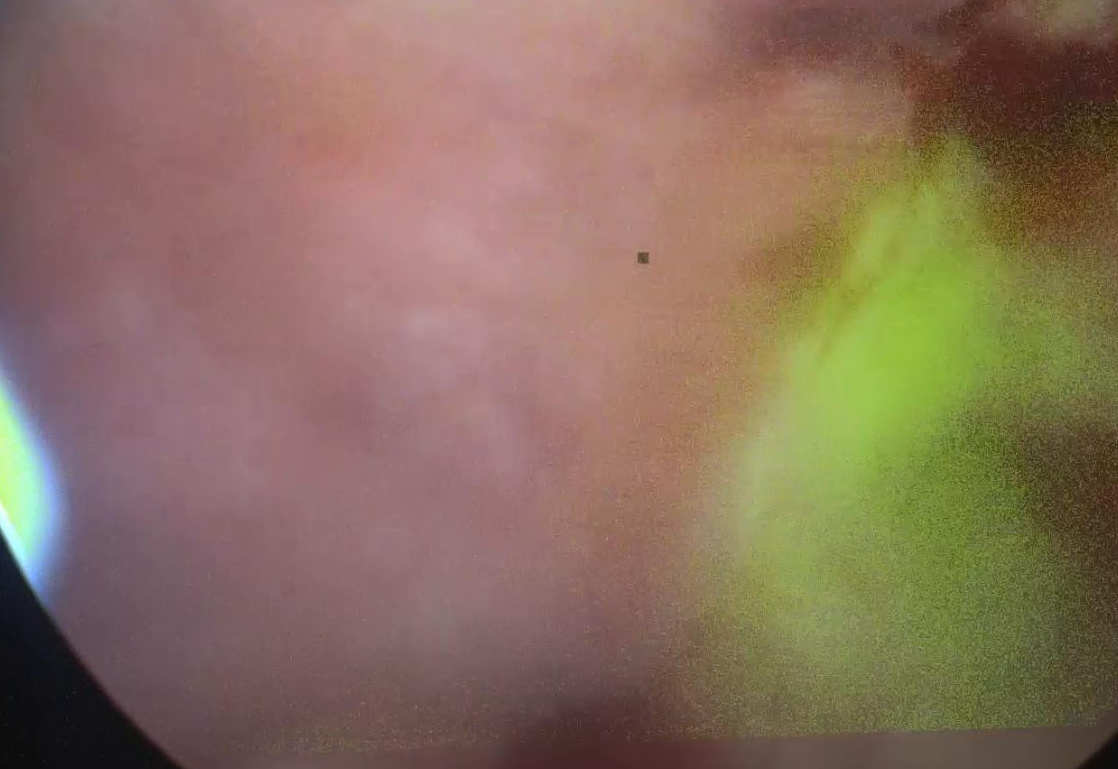
#> input picture balanceoRE/DM/2/00292.jpg, 1118 x 769 px; its folder holds only this picture in this run
$ python cutNotRe.py   (older library calls are emulated)
#> lines starting #> are read from the running program, lines starting #| are printed output that depends on the picture
# -*- coding: utf-8 -*-
"""
Created on Sat Aug  3 17:36:19 2019

@author: Usuario
"""
from pathlib import Path
datafolder=Path("C:/Users/Nataly/Documents/Trabajo-de-grado_Artefactos/balanceoRE/txt")
import sys
sys.path.insert(1,'C:/Users/Nataly/Documents/Trabajo-de-grado_Artefactos/TODAAS')

#from readimg import read_img
import cv2
import numpy as np
import glob
from yolovoc import yolo2voc
from readboxes import read_boxes
from matplotlib import pyplot as plt
from rOI import ROI

#tamañoA = []
#tamañoB = []

for image in glob.glob('*.jpg'):
    # image = '00002.jpg'
    im = cv2.imread(image)
#> im is the input picture: shape (769, 1118, 3); mean B, G, R 93.5, 112, 136.7
# [16 lines of commented-out code are left out]
    a,b,ch = im.shape
#> a = 769; b = 1118; ch = 3
    tamañoA = 48
    tamañoB = 46
    vecesA = int(a/tamañoA)
#> vecesA = 16
    vecesB = int(b/tamañoB)
#> vecesB = 24
    re=0
    for f in range(0,a-tamañoA,tamañoA):
        for c in range(0,b-tamañoB,tamañoB):
            cropped = im[f:f+tamañoA,c:c+tamañoB]

            #test2[f:f+tamañoA,c:c+tamañoB]=test[f:f+tamañoA,c:c+tamañoB]
            if c==tamañoB*vecesB-tamañoB:
                cropped = im[f:f+tamañoA,c:]

                #test2[f:f+tamañoA,c:]=test[f:f+tamañoA,c:]
            if f==tamañoA*vecesA-tamañoA:
                 #print('ola')
                 if c==tamañoB*vecesB-tamañoB:
                    cropped = im[f:,c:]

                     #test2[f:,c:]=test[f:,c:]
                 else:
                     cropped = im[f:,c:c+tamañoB]
                     #test2[f:,c:c+tamañoB]=test[f:,c:c+tamañoB]
                     #print('dani')
#            plt.imshow(cropped)
#            plt.show()
            re=re+1
            dire='C:/Users/Nataly/Documents/Trabajo-de-grado_Artefactos/balanceoRE/bbox/DM/2/'+image[0:len(image)-3]+'-'+str(re)+'.jpg'
            cv2.imwrite(dire,cropped)
#> this loop made 16 passes
#> pass 1, `cv2.imwrite(dire,cropped)`:
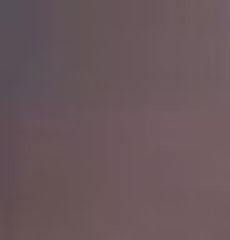
#> saved as 00292.-1.jpg: shape (48, 46, 3) (shown 5 times larger); mean B, G, R 91.1, 86.9, 105.9
#> pass 1, `cv2.imwrite(dire,cropped)`:
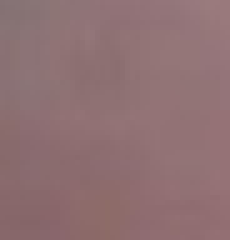
#> saved as 00292.-3.jpg: shape (48, 46, 3) (shown 5 times larger); mean B, G, R 114.8, 112, 142.8
#> after the loop, re = 384
            #

            #print(test[f:f+tamañoA,c:c+tamañoB])


#promedioa = np.mean(tamañoA)
#promediob = np.mean(tamañoB)
